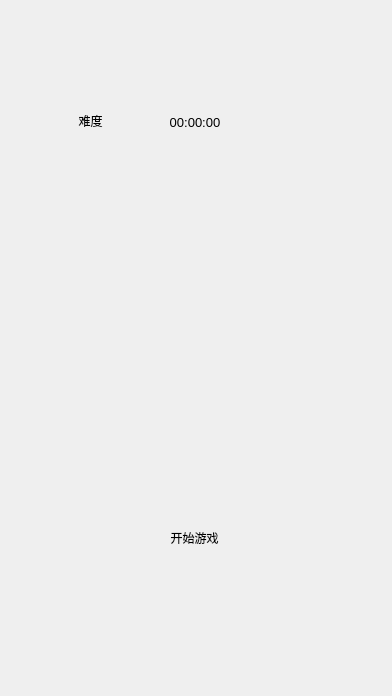
<?xml version="1.0" encoding="UTF-8"?>
<ui version="4.0">
 <class>huarongdao</class>
 <widget class="QWidget" name="huarongdao">
  <property name="geometry">
   <rect>
    <x>0</x>
    <y>0</y>
    <width>392</width>
    <height>696</height>
   </rect>
  </property>
  <property name="windowTitle">
   <string>huarongdao</string>
  </property>
  <property name="styleSheet">
   <string notr="true">QWidget#widgetCenter {
        background-image: url(://picture/background.jpg);
}</string>
  </property>
  <layout class="QVBoxLayout" name="verticalLayout">
   <property name="spacing">
    <number>0</number>
   </property>
   <property name="leftMargin">
    <number>0</number>
   </property>
   <property name="topMargin">
    <number>0</number>
   </property>
   <property name="rightMargin">
    <number>0</number>
   </property>
   <property name="bottomMargin">
    <number>0</number>
   </property>
   <item>
    <widget class="QWidget" name="widgetCenter" native="true">
     <widget class="huarongdaogamepanelwidget" name="widgetGamePanel" native="true">
      <property name="geometry">
       <rect>
        <x>52</x>
        <y>197</y>
        <width>285</width>
        <height>285</height>
       </rect>
      </property>
      <property name="styleSheet">
       <string notr="true"/>
      </property>
     </widget>
     <widget class="QPushButton" name="btnStart">
      <property name="geometry">
       <rect>
        <x>129</x>
        <y>514</y>
        <width>131</width>
        <height>48</height>
       </rect>
      </property>
      <property name="styleSheet">
       <string notr="true">border: none;
border-radius: 20px;</string>
      </property>
      <property name="text">
       <string>开始游戏</string>
      </property>
     </widget>
     <widget class="QLabel" name="labelTimes">
      <property name="geometry">
       <rect>
        <x>160</x>
        <y>110</y>
        <width>70</width>
        <height>25</height>
       </rect>
      </property>
      <property name="font">
       <font>
        <pointsize>10</pointsize>
       </font>
      </property>
      <property name="styleSheet">
       <string notr="true"/>
      </property>
      <property name="text">
       <string>00:00:00</string>
      </property>
      <property name="alignment">
       <set>Qt::AlignCenter</set>
      </property>
     </widget>
     <widget class="QPushButton" name="btnLevelSelect">
      <property name="geometry">
       <rect>
        <x>70</x>
        <y>110</y>
        <width>41</width>
        <height>21</height>
       </rect>
      </property>
      <property name="styleSheet">
       <string notr="true">border: none;
border-radius: 20px;</string>
      </property>
      <property name="text">
       <string>难度</string>
      </property>
     </widget>
    </widget>
   </item>
  </layout>
 </widget>
 <layoutdefault spacing="6" margin="11"/>
 <customwidgets>
  <customwidget>
   <class>huarongdaogamepanelwidget</class>
   <extends>QWidget</extends>
   <header>huarongdaogamepanelwidget.h</header>
   <container>1</container>
  </customwidget>
 </customwidgets>
 <resources/>
 <connections/>
</ui>
